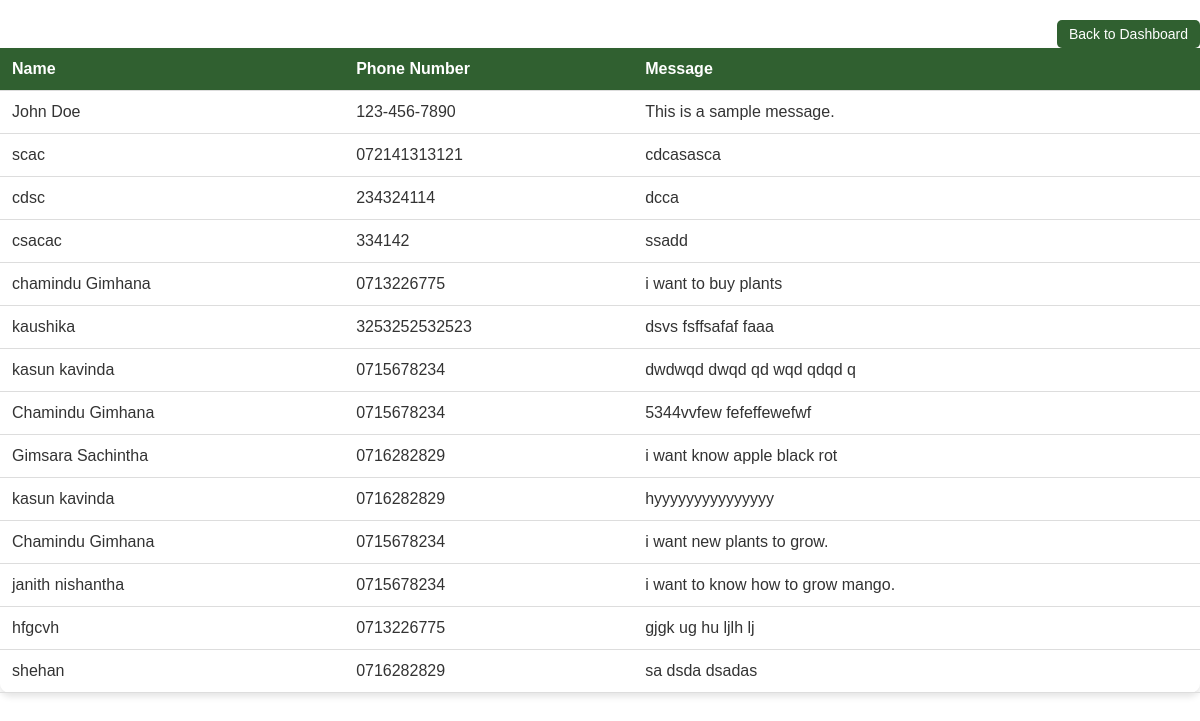
/Admin/view_messages.php, run on the app's committed database.
### tables this page shows
CREATE TABLE `form_submissions` (
  `id` int(11) NOT NULL,
  `name` varchar(255) NOT NULL,
  `phone_number` varchar(20) DEFAULT NULL,
  `message` text DEFAULT NULL,
  `submission_date` timestamp NOT NULL DEFAULT current_timestamp()
);

### Admin/view_messages.php (the view, shortened to what this page needs)
<!DOCTYPE html>
<html>
<head>
    <a class="back-button" href="dashboard.php">Back to Dashboard</a>
    <head>
<?php
$servername = "localhost";
$username = "root";
$password = "";
$dbname = "growmentor";
$conn = new mysqli($servername, $username, $password, $dbname);
$sql = "SELECT * FROM form_submissions";
$result = $conn->query($sql);
if ($result) {
    if ($result->num_rows > 0) {
        echo "<table>";
        echo "<tr><th>Name</th><th>Phone Number</th><th>Message</th></tr>";
        while ($row = $result->fetch_assoc()) {
            echo "<tr>";
            echo "<td>" . $row["name"] . "</td>";
            echo "<td>" . $row["phone_number"] . "</td>";
            echo "<td>" . $row["message"] . "</td>";
            echo "</tr>";
        }
        echo "</table>";
    } else {
        echo "No records found.";
    }
} else {
    echo "Query failed: " . $conn->error;
}
?>

### Admin/view_messages.php (style rules this page uses)
.back-button { background-color: #306030; color: #fff; padding: 10px 20px; text-decoration: none; border-radius: 5px; font-size: 16px; margin-top: 20px; display: inline-block; float: right; }
table { border-collapse: collapse; background-color: rgba(255, 255, 255, 0.8); border-radius: 10px; box-shadow: 0 4px 6px rgba(0, 0, 0, 0.1); width: 100%; }
th, td { padding: 12px; text-align: left; border-bottom: 1px solid #ddd; }
th { background-color: #306030; color: #fff; }
.back-button { background-color: #306030; color: #fff; padding: 6px 12px; text-decoration: none; border-radius: 5px; font-size: 14px; margin-top: 20px; display: inline-block; }

### data on the page
form_submissions: name "John Doe", phone_number "123-456-7890", message "This is a sample message."
form_submissions: name "scac", phone_number "072141313121", message "cdcasasca"
form_submissions: name "cdsc", phone_number "234324114", message "dcca"
form_submissions: name "csacac", phone_number "334142", message "ssadd"
form_submissions: name "chamindu Gimhana", phone_number "0713226775", message "i want to buy plants"
form_submissions: name "kaushika", phone_number "3253252532523", message "dsvs fsffsafaf faaa"
form_submissions: name "kasun kavinda", phone_number "0715678234", message "dwdwqd dwqd qd wqd qdqd q"
form_submissions: name "Chamindu Gimhana", phone_number "0715678234", message "5344vvfew fefeffewefwf"
form_submissions: name "Gimsara Sachintha", phone_number "0716282829", message "i want know apple black rot"
form_submissions: name "kasun kavinda", phone_number "0716282829", message "hyyyyyyyyyyyyyyy"
form_submissions: name "Chamindu Gimhana", phone_number "0715678234", message "i want new plants to grow."
form_submissions: name "janith nishantha", phone_number "0715678234", message "i want to know how to grow mango."
form_submissions: name "hfgcvh", phone_number "0713226775", message "gjgk ug hu ljlh lj"
form_submissions: name "shehan", phone_number "0716282829", message "sa dsda dsadas"
